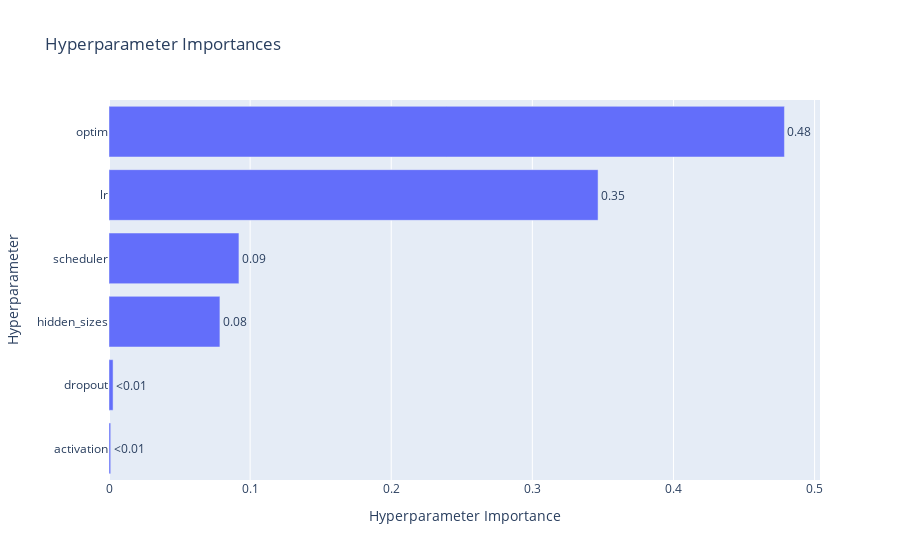

Notebook cell for this chart:
### Code cell
fig = plot_param_importances(study)
fig.show()

### Figure 1 — Plotly figure (JSON) as saved in the notebook; plotly's stock layout.template omitted (floating-point values rounded to 4 significant figures)
{"data": [{"cliponaxis": false, "hovertemplate": ["activation (CategoricalDistribution): 0.0012030645412938387<extra></extra>", "dropout (CategoricalDistribution): 0.00288934391576816<extra></extra>", "hidden_sizes (CategoricalDistribution): 0.07859995977507148<extra></extra>", "scheduler (CategoricalDistribution): 0.09208140235410052<extra></extra>", "lr (CategoricalDistribution): 0.3465749149094271<extra></extra>", "optim (CategoricalDistribution): 0.47865131450433895<extra></extra>"], "name": "Objective Value", "orientation": "h", "text": ["<0.01", "<0.01", "0.08", "0.09", "0.35", "0.48"], "textposition": "outside", "type": "bar", "x": [0.001203, 0.002889, 0.0786, 0.09208, 0.3466, 0.4787], "y": ["activation", "dropout", "hidden_sizes", "scheduler", "lr", "optim"]}], "layout": {"title": {"text": "Hyperparameter Importances"}, "xaxis": {"title": {"text": "Hyperparameter Importance"}}, "yaxis": {"title": {"text": "Hyperparameter"}}}}
